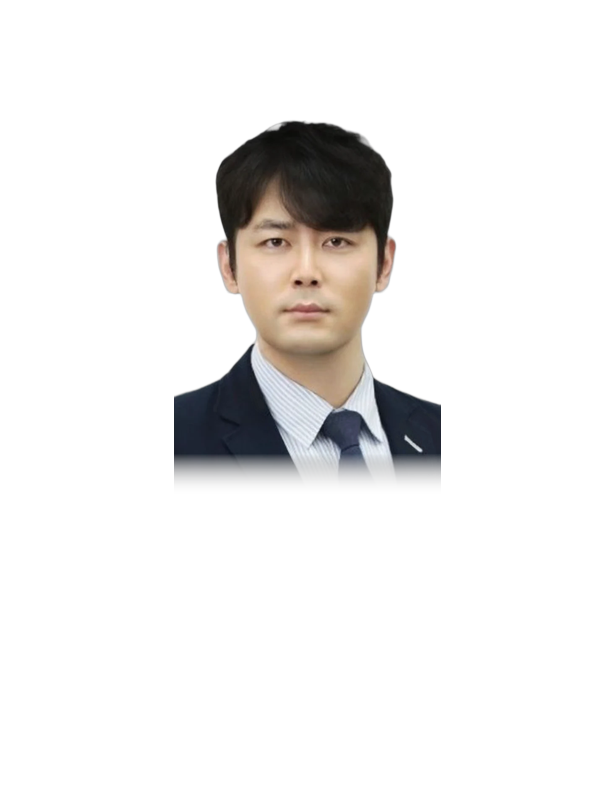
#> input picture assets/cutouts/jeong-jikhan.png, 600 x 800 px, given as the content of the folder ../assets/cutouts/jeong-jikhan.png, which was not available
$ python align_photos.py ../assets/cutouts/jeong-jikhan.png ../assets/cutouts/kim-dohyun.png
#> lines starting #> are read from the running program, lines starting #| are printed output that depends on the picture; pictures that were not available may be replaced by others from this repository, and a replacement may not be noted
"""강사 누끼 사진을 같은 크기·같은 얼굴 높이로 맞춥니다.

사용법: python3 scripts/align_photos.py <원본폴더> <출력폴더>
- 원본: 배경이 투명한 PNG(파일명 = 강사 id, 예: kim-taehyun.png)
- 결과: 600x800 투명 PNG. 얼굴 높이 200px, 얼굴 윗부분이 위에서 150px, 가로 중앙.
"""
import sys
from pathlib import Path

from PIL import Image

W, H = 600, 800
FACE_H = 200      # 얼굴(이마~턱) 높이
FACE_TOP = 150    # 캔버스 위에서 얼굴 윗부분까지

try:  # opencv-python-headless 4.x (Haar 얼굴 인식). 없으면 윤곽선 방식만 사용
    import cv2
    import numpy as np
    CASCADE = cv2.CascadeClassifier(cv2.data.haarcascades + 'haarcascade_frontalface_default.xml')
    if CASCADE.empty():
        raise RuntimeError('cascade')
except Exception:
    cv2 = None


def detect_face(img):
    """(x, y, w, h) 얼굴 상자. 못 찾으면 None."""
    if cv2 is None:
        return None
    bg = Image.new('RGB', img.size, (255, 255, 255))
    bg.paste(img, mask=img.split()[3])
    gray = cv2.cvtColor(np.array(bg), cv2.COLOR_RGB2GRAY)
    min_side = max(40, img.width // 5)  # 상반신 사진: 얼굴이 가로의 20% 이상
    found = list(CASCADE.detectMultiScale(gray, scaleFactor=1.05, minNeighbors=5, minSize=(min_side, min_side)))
    # 얼굴이 아주 크게 찍힌 사진은 원본 크기에서 놓칠 수 있어, 절반으로 줄여 한 번 더 찾습니다
    small = cv2.resize(gray, (gray.shape[1] // 2, gray.shape[0] // 2))
    for (x, y, w, h) in CASCADE.detectMultiScale(small, scaleFactor=1.05, minNeighbors=5, minSize=(min_side // 2, min_side // 2)):
        found.append((x * 2, y * 2, w * 2, h * 2))
    if not found:
        return None
    faces = [f for f in found if f[1] + f[3] / 2 < img.height * 0.5] or found
    x, y, w, h = (int(v) for v in max(faces, key=lambda f: f[2] * f[3]))
    # Haar 상자는 눈썹~입 아래 정도라서 이마~턱으로 넓힙니다
    return (x, int(y - h * 0.12), w, int(h * 1.22))


def head_by_outline(img):
    """얼굴을 못 찾았을 때: 머리 윗부분과 목(가장 좁은 곳)으로 얼굴 상자를 추정."""
    a = img.split()[3]
    w, h = img.size
    px = a.load()
    rows = []
    for y in range(h):
        xs = [x for x in range(0, w, 2) if px[x, y] > 40]
        rows.append((min(xs), max(xs)) if xs else None)
    top = next(y for y, r in enumerate(rows) if r and r[1] - r[0] > w * 0.04)
    widths = [(r[1] - r[0]) if r else 0 for r in rows]
    # 머리 가장 넓은 곳 이후 처음 좁아지는 곳 = 목
    head_zone = range(top, min(h, top + int(h * 0.45)))
    widest = max(head_zone, key=lambda y: widths[y])
    neck = min(range(widest, min(h, widest + int(h * 0.3))), key=lambda y: widths[y] or 10**9)
    hair = int((neck - top) * 0.18)
    fy = top + hair
    fh = max(1, neck - fy)
    l, r = rows[widest]
    cx = (l + r) // 2
    return (cx - fh // 2, fy, fh, fh)


def sane(face, img):
    if not face:
        return None
    fx, fy, fw, fh = face
    return face if img.height * 0.06 <= fh <= img.height * 0.7 and fw > 0 else None


def fill_bottom(canvas):
    """몸이 캔버스 아래 끝까지 오도록(아래가 비면) 머리 위치는 그대로 두고 살짝 키웁니다."""
    bb = canvas.split()[3].point(lambda v: 255 if v > 40 else 0).getbbox()
    if not bb or bb[3] >= H - 2:
        return canvas
    top, bottom = bb[1], bb[3]
    k = (H - top) / (bottom - top)
    big = canvas.resize((round(W * k), round(H * k)), Image.LANCZOS)
    cx = (bb[0] + bb[2]) / 2
    out = Image.new('RGBA', (W, H), (0, 0, 0, 0))
    out.paste(big, (round(cx - cx * k), round(top - top * k)), big)
    return out


def align(src: Path, dst: Path):
    img = Image.open(src).convert('RGBA')
    # 큰 원본은 먼저 줄여서 처리(메모리·속도)
    if max(img.size) > 1600:
        img.thumbnail((1600, 1600), Image.LANCZOS)
    bbox = img.split()[3].getbbox()
    img = img.crop(bbox)
    found = sane(detect_face(img), img)
    face = found
    if not found:  # 얼굴을 못 찾으면 원본 크기 그대로 둡니다(이상하게 줄어드는 것 방지)
        canvas = Image.new('RGBA', (W, H), (0, 0, 0, 0))
        im = Image.open(src).convert('RGBA')
        im.thumbnail((W, H), Image.LANCZOS)
        canvas.paste(im, ((W - im.width) // 2, H - im.height), im)
        canvas.save(dst, optimize=True)
        return '원본 유지(얼굴 못 찾음)'
    fx, fy, fw, fh = found
    s = FACE_H / fh
    img = img.resize((max(1, round(img.width * s)), max(1, round(img.height * s))), Image.LANCZOS)
    cx, top = (fx + fw / 2) * s, fy * s
    x0, y0 = round(W / 2 - cx), round(FACE_TOP - top)
    canvas = Image.new('RGBA', (W, H), (0, 0, 0, 0))
    canvas.paste(img, (x0, y0), img)
    canvas = fill_bottom(canvas)
    # 팔 등이 사진 좌우 끝에 닿아 잘려 보이면 끝을 부드럽게 흐리게
    px = canvas.load(); edge = 48
    for x in list(range(edge)) + list(range(W - edge, W)):
        k = (x if x < edge else W - 1 - x) / edge
        for y in range(H):
            r, g, b, al = px[x, y]
            if al:
                px[x, y] = (r, g, b, int(al * k))
    canvas.save(dst, optimize=True)
    return '얼굴 인식' if found else '윤곽 추정'


def main():
    src_dir, out_dir = Path(sys.argv[1]), Path(sys.argv[2])
    out_dir.mkdir(parents=True, exist_ok=True)
    for p in sorted(src_dir.glob('*.png')):
        how = align(p, out_dir / p.name)
#> in align, img is the input picture: PIL image 600x800 RGBA; mean R, G, B, A 14.1, 12.9, 12.2, 30.9
#> in align, `bbox = img.split()[3].getbbox()`: bbox = (174, 119, 441, 494)
#> in align, `img = img.crop(bbox)`:
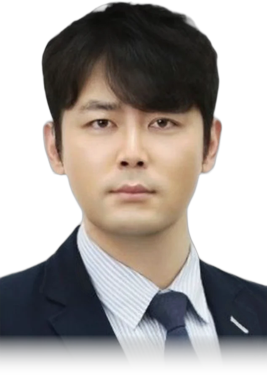
#> img: PIL image 267x375 RGBA; mean R, G, B, A 67.5, 61.9, 58.5, 148.2; transparent parts drawn white
#> in detect_face, `bg = Image.new('RGB', img.size, (255, 255, 255))`: bg: PIL image 267x375 RGB; every value is 255
#> in detect_face, `gray = cv2.cvtColor(np.array(bg), cv2.COLOR_RGB2GRAY)`:
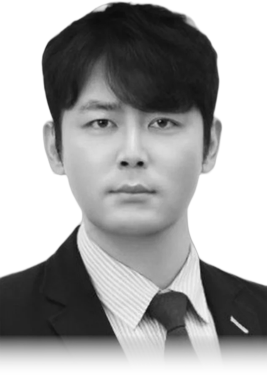
#> gray: shape (375, 267); min 12, max 255, mean 166
#> in detect_face, `found = list(CASCADE.detectMultiScale(gray, scaleFactor=1.05, minNeigh..`: found = [[55, 66, 154, 154]]
#> in detect_face, `small = cv2.resize(gray, (gray.shape[1] // 2, gray.shape[0] // 2))`:
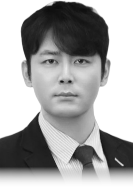
#> small: shape (187, 133); min 13, max 255, mean 165.9
#> the loop in detect_face, `for (x, y, w, h) in CASCADE.detectMultiScale(small, scaleFactor=1.05, ..` made 1 pass
#> (x, y, w, h) on pass 1: (28, 33, 76, 76)
#> after the loop in detect_face, `for (x, y, w, h) in CASCADE.detectMultiScale(small, scaleFactor=1.05, ..`: found = [[55, 66, 154, 154], (56, 66, 152, 152)]
#> in detect_face, `x, y, w, h = (int(v) for v in max(faces, key=lambda f: f[2] * f[3]))`: x = 55; y = 66; w = 154
#> in sane, `fx, fy, fw, fh = face`: fx = 55; fy = 47; fw = 154; fh = 187
#> in align, `found = sane(detect_face(img), img)`: found = (55, 47, 154, 187)
#> in align, `fx, fy, fw, fh = found`: fx = 55; fy = 47; fw = 154; fh = 187
#> in align, `s = FACE_H / fh`: s = 1.07
#> in align, `cx, top = (fx + fw / 2) * s, fy * s`: cx = 141.2; top = 50.27
#> in align, `x0, y0 = round(W / 2 - cx), round(FACE_TOP - top)`: x0 = 159; y0 = 100
#> in align, `canvas = Image.new('RGBA', (W, H), (0, 0, 0, 0))`: canvas: PIL image 600x800 RGBA; every value is 0
#> in align, `canvas.paste(img, (x0, y0), img)`:
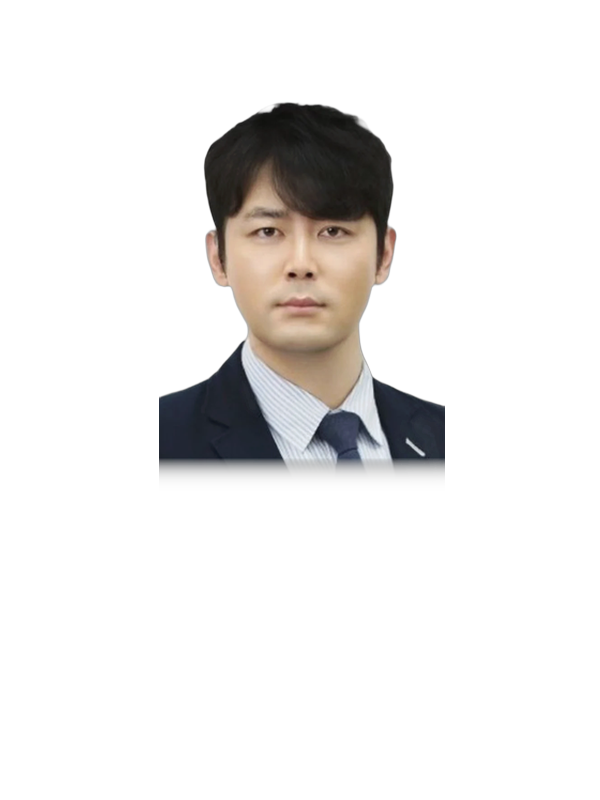
#> canvas: PIL image 600x800 RGBA; mean R, G, B, A 15.2, 13.8, 12.9, 33.8; transparent parts drawn white
#> in fill_bottom, `bb = canvas.split()[3].point(lambda v: 255 if v > 40 else 0).getbbox()`: bb = (159, 102, 445, 472)
#> in fill_bottom, `top, bottom = bb[1], bb[3]`: top = 102; bottom = 472
#> in fill_bottom, `k = (H - top) / (bottom - top)`: k = 1.89
#> in fill_bottom, `cx = (bb[0] + bb[2]) / 2`: cx = 302
#> in fill_bottom, `out.paste(big, (round(cx - cx * k), round(top - top * k)), big)`:
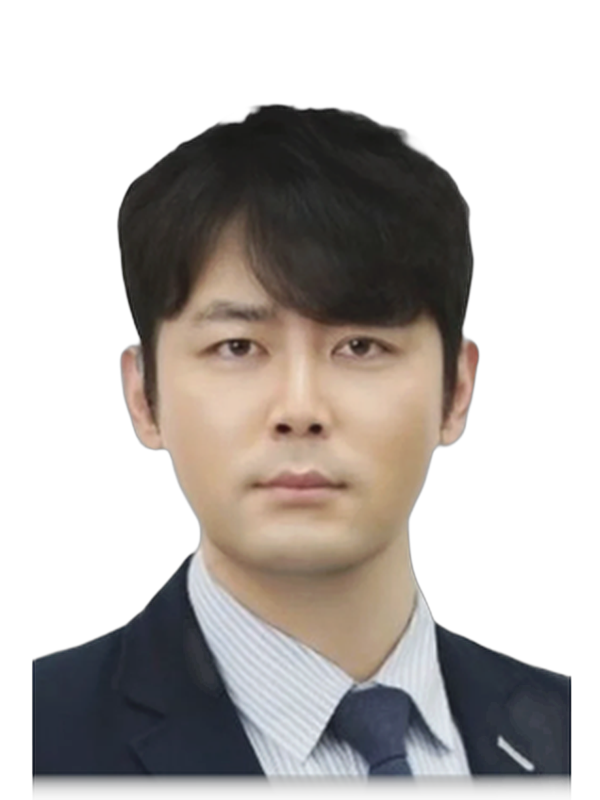
#> out: PIL image 600x800 RGBA; mean R, G, B, A 50.7, 45.9, 42.8, 113.7; transparent parts drawn white
#> in align, `canvas.save(dst, optimize=True)`:
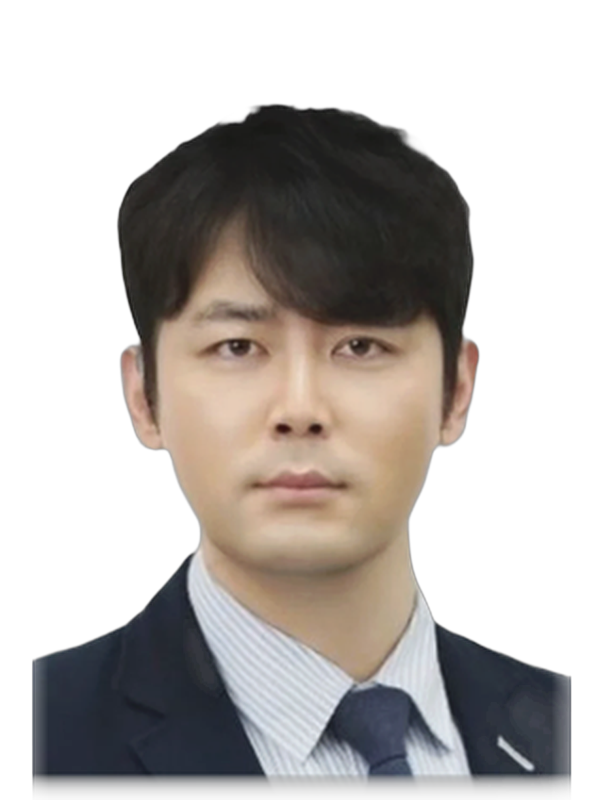
#> saved as jeong-jikhan.png: PIL image 600x800 RGBA; mean R, G, B, A 50.7, 45.9, 42.8, 113.3; transparent parts drawn white
#> how = '얼굴 인식'
        print(f'{p.name}: 정렬 완료 ({how})')
#| jeong-jikhan.png: 정렬 완료 (얼굴 인식)


if __name__ == '__main__':
    main()

$ run again, on assets/cutouts/kim-dohyun.png
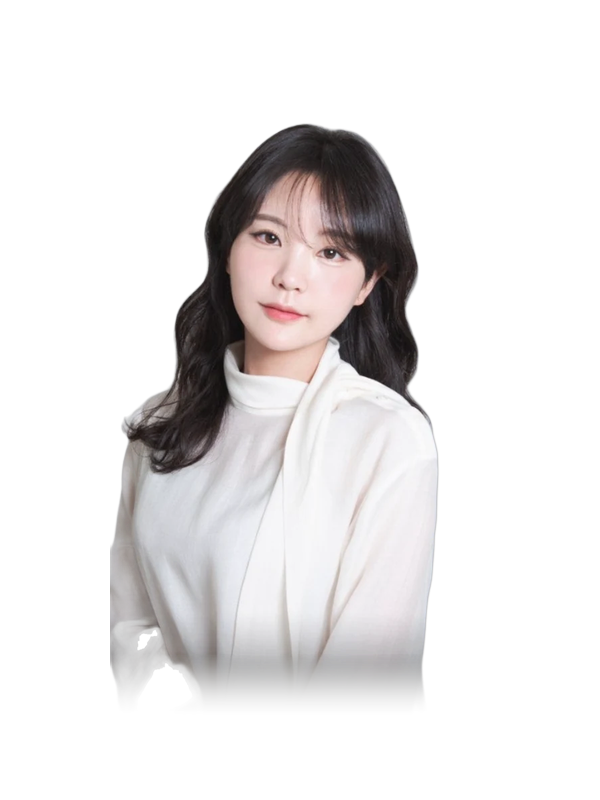
#> input picture assets/cutouts/kim-dohyun.png, 600 x 800 px, given as the content of the folder ../assets/cutouts/kim-dohyun.png, which was not available
#> in align, img is the input picture: PIL image 600x800 RGBA; mean R, G, B, A 50.5, 48.3, 48.5, 71.4
#> bbox = (110, 122, 440, 715)
#> in detect_face, `gray = cv2.cvtColor(np.array(bg), cv2.COLOR_RGB2GRAY)`:
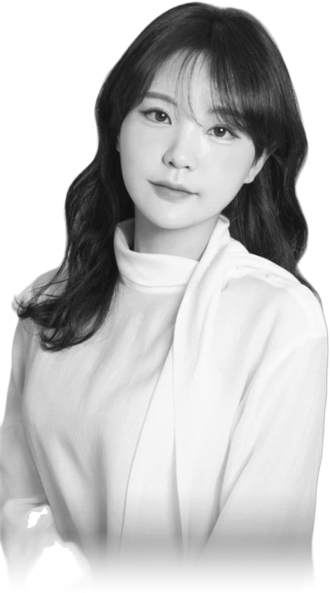
#> gray: shape (593, 330); min 14, max 255, mean 193.1
#> in detect_face, `found = list(CASCADE.detectMultiScale(gray, scaleFactor=1.05, minNeigh..`: found = [[102, 61, 165, 165]]
#> the loop in detect_face, `for (x, y, w, h) in CASCADE.detectMultiScale(small, scaleFactor=1.05, ..` made 1 pass
#> (x, y, w, h) on pass 1: (51, 31, 81, 81)
#> after the loop in detect_face, `for (x, y, w, h) in CASCADE.detectMultiScale(small, scaleFactor=1.05, ..`: found = [[102, 61, 165, 165], (102, 62, 162, 162)]
#> in detect_face, `x, y, w, h = (int(v) for v in max(faces, key=lambda f: f[2] * f[3]))`: x = 102; y = 61; w = 165
#> in sane, `fx, fy, fw, fh = face`: fx = 102; fy = 41; fw = 165; fh = 201
#> in align, `found = sane(detect_face(img), img)`: found = (102, 41, 165, 201)
#> in align, `fx, fy, fw, fh = found`: fx = 102; fy = 41; fw = 165; fh = 201
#> s = 0.995
#> in align, `cx, top = (fx + fw / 2) * s, fy * s`: cx = 183.6; top = 40.8
#> x0 = 116; y0 = 109
#> bb = (116, 111, 442, 659)
#> in fill_bottom, `top, bottom = bb[1], bb[3]`: top = 111; bottom = 659
#> k = 1.26
#> in fill_bottom, `cx = (bb[0] + bb[2]) / 2`: cx = 279
#> in fill_bottom, `out.paste(big, (round(cx - cx * k), round(top - top * k)), big)`:
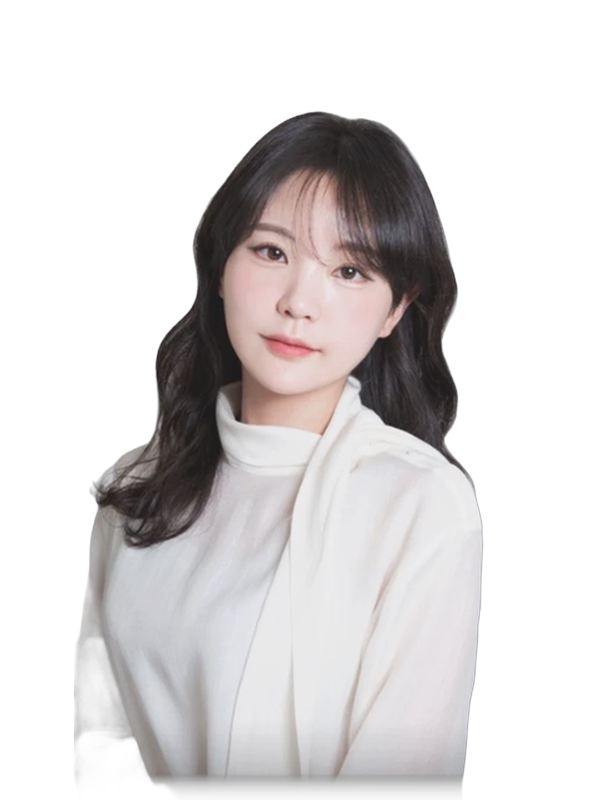
#> out: PIL image 600x800 RGBA; mean R, G, B, A 69.8, 66.7, 66.9, 100.9; transparent parts drawn white
#> how = '얼굴 인식'
#| kim-dohyun.png: 정렬 완료 (얼굴 인식)

$ run again, on assets/cutouts/kim-hyun.png
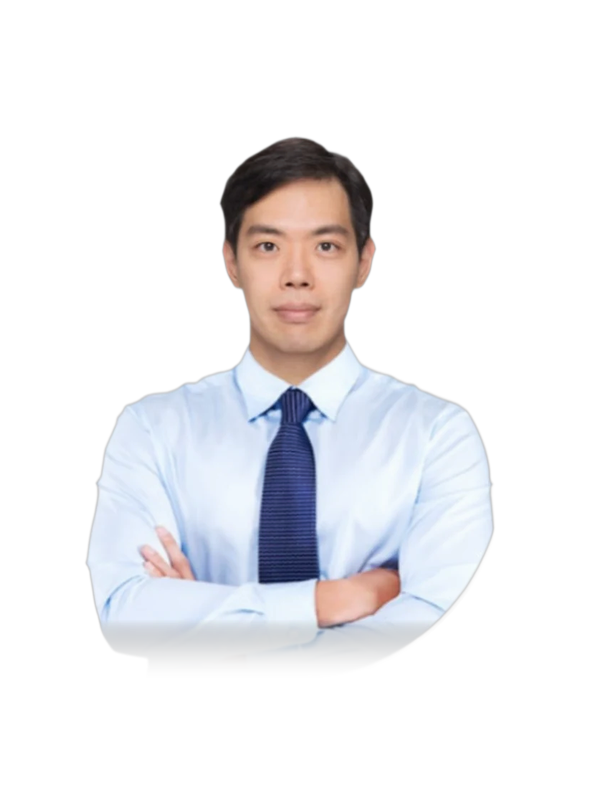
#> input picture assets/cutouts/kim-hyun.png, 600 x 800 px, given as the content of the folder ../assets/cutouts/kim-hyun.png, which was not available
#> in align, img is the input picture: PIL image 600x800 RGBA; mean R, G, B, A 51.1, 50.7, 53.3, 64.5
#> bbox = (84, 135, 496, 678)
#> in detect_face, `gray = cv2.cvtColor(np.array(bg), cv2.COLOR_RGB2GRAY)`:
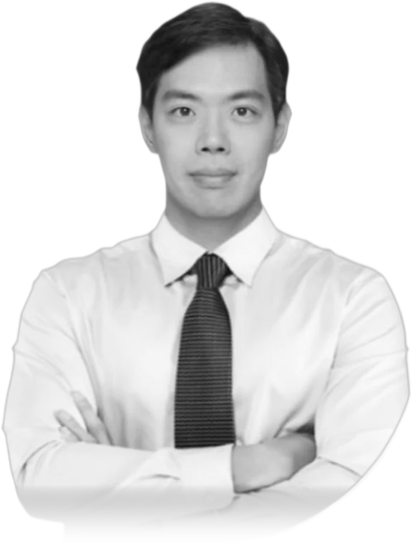
#> gray: shape (543, 412); min 18, max 255, mean 219.3
#> in detect_face, `found = list(CASCADE.detectMultiScale(gray, scaleFactor=1.05, minNeigh..`: found = [[136, 51, 156, 156]]
#> the loop in detect_face, `for (x, y, w, h) in CASCADE.detectMultiScale(small, scaleFactor=1.05, ..` made 1 pass
#> (x, y, w, h) on pass 1: (68, 25, 78, 78)
#> after the loop in detect_face, `for (x, y, w, h) in CASCADE.detectMultiScale(small, scaleFactor=1.05, ..`: found = [[136, 51, 156, 156], (136, 50, 156, 156)]
#> in detect_face, `x, y, w, h = (int(v) for v in max(faces, key=lambda f: f[2] * f[3]))`: x = 136; y = 51; w = 156
#> in sane, `fx, fy, fw, fh = face`: fx = 136; fy = 32; fw = 156; fh = 190
#> in align, `found = sane(detect_face(img), img)`: found = (136, 32, 156, 190)
#> in align, `fx, fy, fw, fh = found`: fx = 136; fy = 32; fw = 156; fh = 190
#> s = 1.05
#> in align, `cx, top = (fx + fw / 2) * s, fy * s`: cx = 225.3; top = 33.68
#> x0 = 75; y0 = 116
#> bb = (77, 119, 506, 647)
#> in fill_bottom, `top, bottom = bb[1], bb[3]`: top = 119; bottom = 647
#> k = 1.29
#> in fill_bottom, `cx = (bb[0] + bb[2]) / 2`: cx = 291.5
#> in fill_bottom, `out.paste(big, (round(cx - cx * k), round(top - top * k)), big)`:
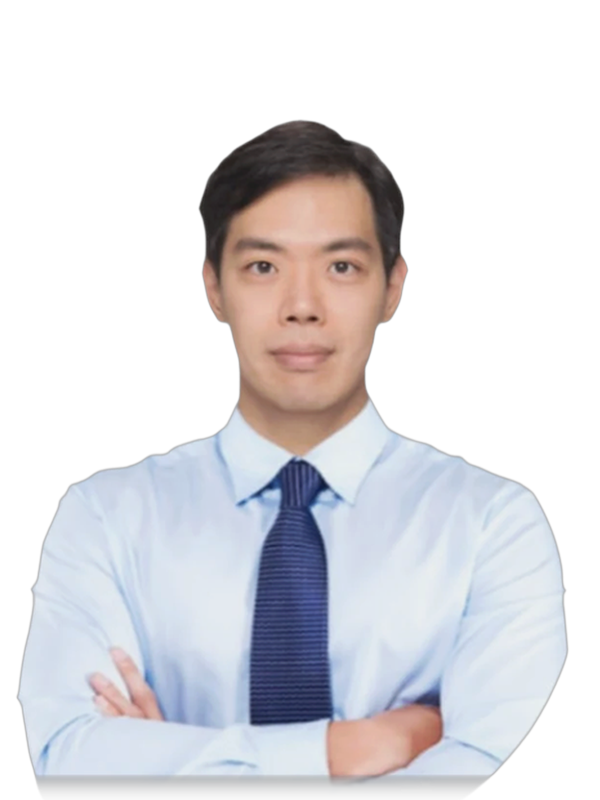
#> out: PIL image 600x800 RGBA; mean R, G, B, A 83.1, 82.2, 86.1, 108.8; transparent parts drawn white
#> how = '얼굴 인식'
#| kim-hyun.png: 정렬 완료 (얼굴 인식)
